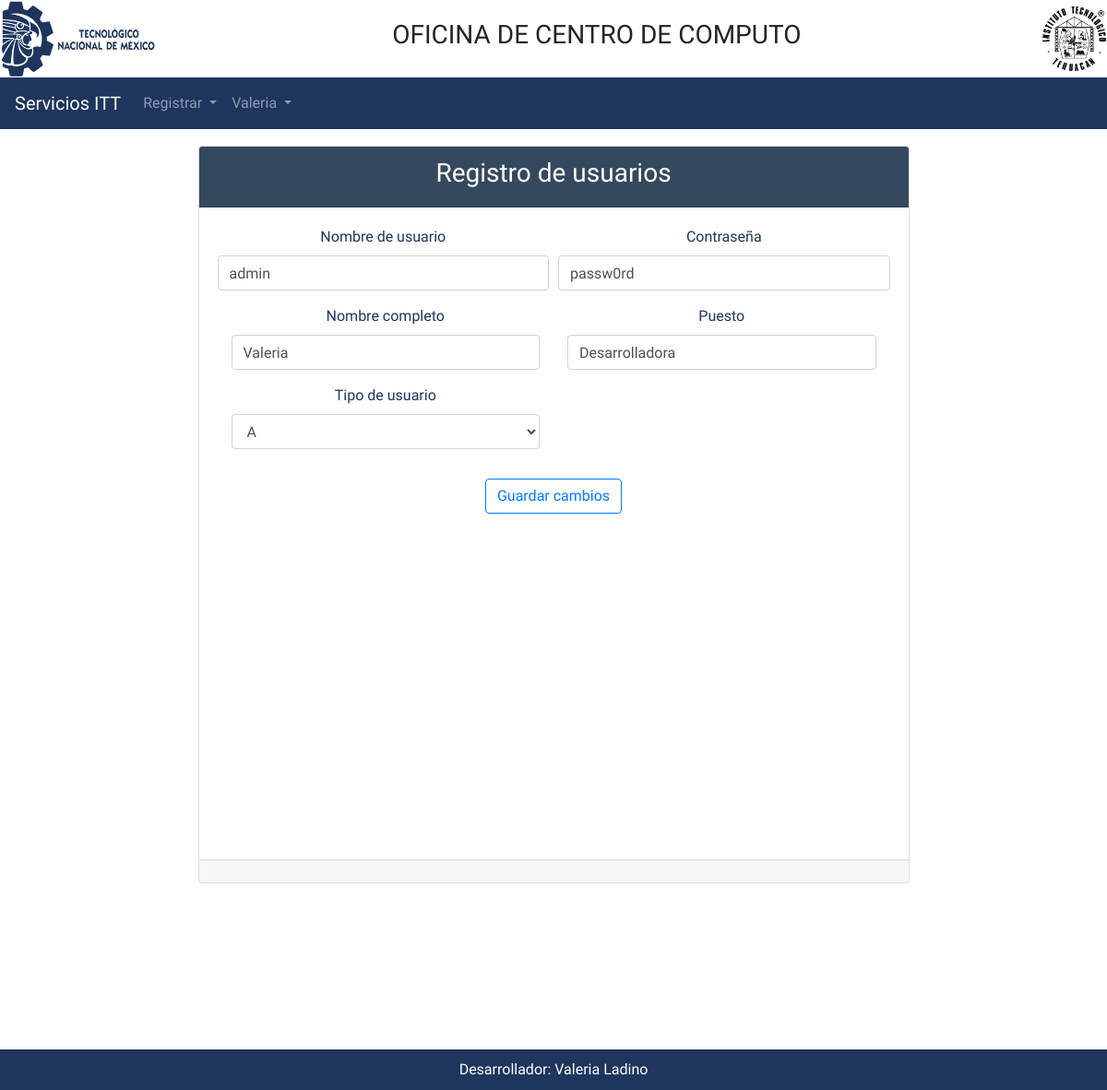
Page /modificarU.php?id=1 (signed in) on the earlier database version.
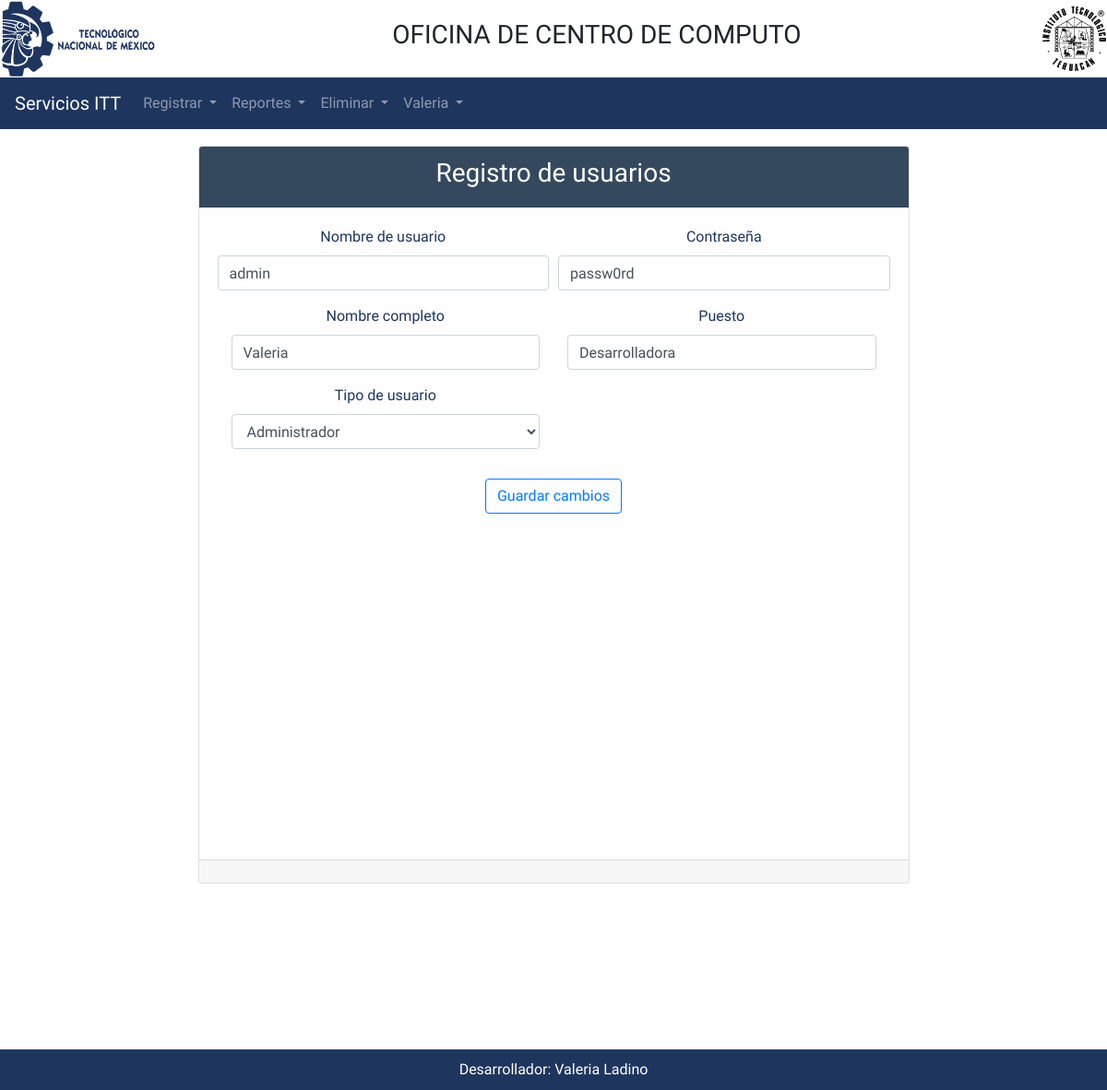
Same page on the later database version.
### tables this page shows
CREATE TABLE usuarios(
	id_usuario int AUTO_INCREMENT PRIMARY KEY NOT NULL, 
	user varchar(20) NOT NULL,
	pass varchar(20) NOT NULL,
	nombre varchar(80) NOT NULL,
	cargo varchar(50) NOT NULL,
	tipo_usuario varchar(16) NOT NULL);

### modificarU.php (the view, shortened to what this page needs)
<?php
if(($_SESSION['nombre'])!='')
{
	include("header.php");
					$id=$_REQUEST['id'];
			  		$conectar=Conectarse();
			  		$consulta="SELECT * FROM usuarios where id_usuario='$id'";
			  		$resultado=$conectar->query($consulta);
			  		$row=$resultado->fetch_assoc();
?>
 		<div class="contenedor">
 		 <center>
	 		<div class="container">
	<div class="d-flex justify-content-center h-100">
		<div class="card">
			<div class="card-header">
				<h3>Registro de usuarios</h3>
			</div>
			<div class="card-body">
				<form action="guardarcambiosU.php?id=<?php echo $row['id_usuario']; ?>" method="post">
					<div class="form-row">
					    <div class="form-group col-md-6">
					      <label for="username" style="color:#1E355E";>Nombre de usuario</label>
						      <input type="text" class="form-control" name="username" id="username" value="<?php echo $row['user']; ?>" required>
						    </div>
						    <div class="form-group col-md-6">
						      <label for="pass" style="color:#1E355E";>Contraseña</label>
						      <input type="text" class="form-control" id="pass" value="<?php echo $row['pass']; ?>" name="pass" required>
						    </div>
						  </div>
						  <div class="input-group form-group">
						  <div class="form-group col-md-6">
						    <label for="name" style="color:#1E355E";>Nombre completo</label>
						    <input type="text" class="form-control" id="name" value="<?php echo $row['nombre']; ?>"  name="nombre" required>
						  </div>
						  <div class="form-group col-md-6">
						    <label for="puesto" style="color:#1E355E";>Puesto</label>
						    <input type="text" class="form-control" id="puesto" value="<?php echo $row['cargo']; ?>"  name="puesto" required>
						  </div>
						    <div class="form-group col-md-6">
						      <label for="tipo_usuario" style="color:#1E355E";>Tipo de usuario</label>
						      <select id="tipo_usuario" name="tipoU" class="form-control">
						      	<option value="<?php echo $row['tipo_usuario']; ?>"><?php echo $row['tipo_usuario']; ?></option>
						      </select>
						    </div>
						    </div>
						 <div class="form-group">
						<input type="submit" value="Guardar cambios" class="btn btn-outline-primary">
					</div>
				</form>
			</div>
			<div class="card-footer">
			</div>
		</div>
	</div>
</div>
 		</center>
 	</div>
<?php
include("footer.php");
}
else
header("location: login.php");
?>

### header.php (shortened to what this page needs)
<html>
<head>
	<link rel="stylesheet" href="https://stackpath.bootstrapcdn.com/bootstrap/4.3.1/css/bootstrap.min.css">
	<link rel="stylesheet" href="https://stackpath.bootstrapcdn.com/bootstrap/4.1.3/css/bootstrap.min.css">
	<link rel="stylesheet" type="text/css" href="hds.css">
 	</head>
 	<body>
 		<table width="100%">
			<td><img src="tec_nm.png" width="45%"></td>
			<td align="center"><h3 size=120px>OFICINA DE CENTRO DE COMPUTO</h3></td>
			<td align="right"><img src="logo_itt.png" width="25%"></td>
		</table>
			<nav class="navbar navbar-expand-lg navbar-dark" style="background-color: #1E355E;">
			   <a class="navbar-brand" href="principal.php">Servicios ITT</a>
					  <div class="collapse navbar-collapse" id="navbarText">
				    <ul class="navbar-nav">
				      <li class="nav-item dropdown">
				        <a class="nav-link dropdown-toggle" href="#" id="navbarDropdownMenuLink" role="button" data-toggle="dropdown" aria-haspopup="true" aria-expanded="false">
				          Registrar
				        </a>
				      </li>
					      <?php
								 		if ($_SESSION['tipo_usuario']=='Administrador')
								 		{
								 	?>
					      <li class="nav-item dropdown">
					        <a class="nav-link dropdown-toggle" href="#" id="navbarDropdownMenuLink" role="button" data-toggle="dropdown" aria-haspopup="true" aria-expanded="false">
					          Reportes
					        </a>
					      </li>
					          <?php
							    } else
							    	{ }
					    		?>
				      			<?php
							 		if ($_SESSION['tipo_usuario']=='Administrador')
							 		{
							 	?>
				      <li class="nav-item dropdown">
				        <a class="nav-link dropdown-toggle" href="#" id="navbarDropdownMenuLink" role="button" data-toggle="dropdown" aria-haspopup="true" aria-expanded="false">
				          Eliminar
				        </a>
				      </li>
				          <?php
						    } else
						    	{ }
				    		?>
				        <li class="nav-item dropdown">
				        <a class="nav-link dropdown-toggle" href="#" id="navbarDropdownMenuLink" role="button" data-toggle="dropdown" aria-haspopup="true" aria-expanded="false">
				          <?php
				            	echo $_SESSION['nombre'];
				          ?>
				        </a>
				      </li>
				    </ul>
				  </div>
			 </nav>

Differences in the rows shown:
changed usuarios "admin": tipoU "A" → "Administrador"
Other differences:
text now shown: "Reportes Eliminar"
